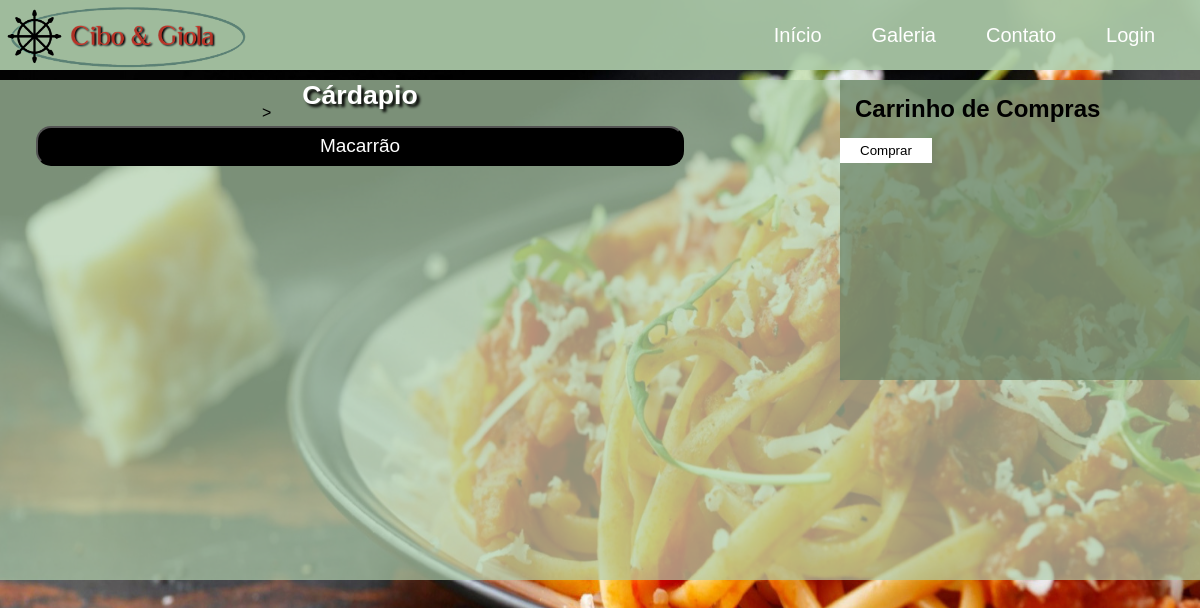
The page /CiboGiola/pages/produtosCli.php on the database as committed earlier.
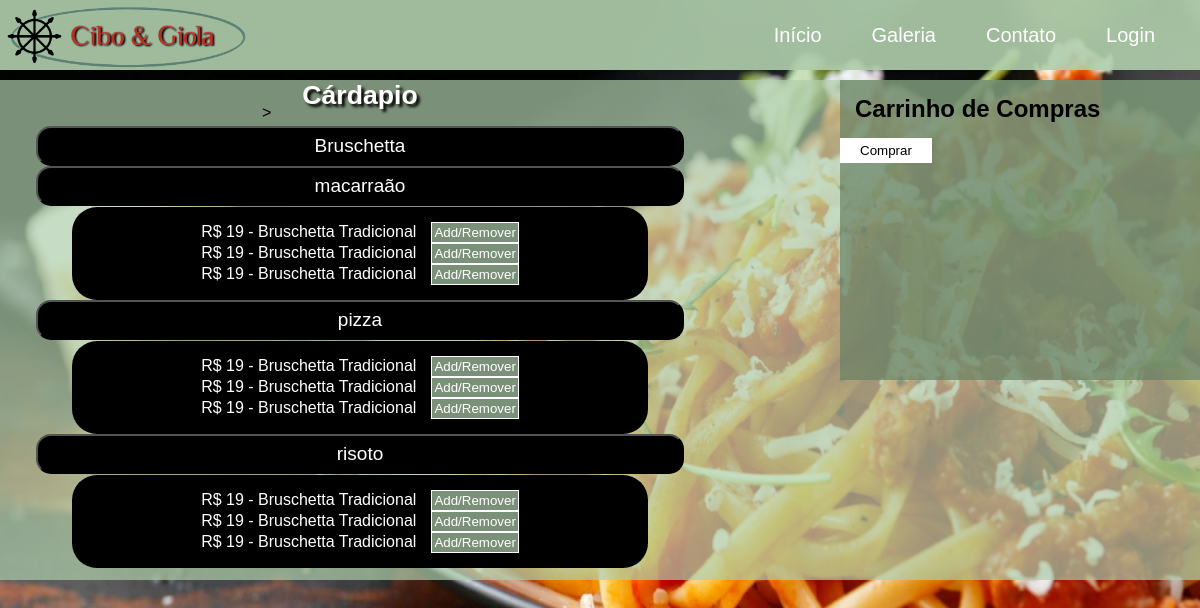
The same page on the database as committed later.
### tables this page shows
CREATE TABLE IF NOT EXISTS `tb_produtos` (
  `codProd` int(11) NOT NULL AUTO_INCREMENT,
  `imagem` varchar(150) NOT NULL,
  `nomePrato` varchar(30) NOT NULL,
  `tipo` varchar(15) NOT NULL,
  `subcategoria` varchar(15) NOT NULL,
  `descricao` varchar(600) NOT NULL,
  `tempoPreparo` varchar(5) NOT NULL,
  `valorPrato` varchar(5) NOT NULL,
  PRIMARY KEY (`codProd`)
);

### CiboGiola/pages/produtosCli.php (the view, shortened to what this page needs)
<!DOCTYPE html>
<html lang="en">
<head>
    <link rel="stylesheet" href="..\style\estilo.css">
</head>
<body>
<?php include('navbar.php'); ?>
<div class="fundoProduto">
    <div class="categoria">
        <h3>Cárdapio</h3>
     <nav class="lista">
        <nav class="lista">
<?php
require('connect.php');
$subcategorias = mysqli_query($con, "Select * from `tb_produtos` GROUP BY subcategoria ORDER BY subcategoria ");
$produto = mysqli_query($con, "Select * from `tb_produtos` ");
while($produtos = mysqli_fetch_array($produto)){
    while($subcategoria = mysqli_fetch_array($subcategorias)){
        echo "<button onclick=viewsub2()>$subcategoria[subcategoria]</button>";
        echo "<div id=subcategoria2 class=subcategoria>";
        echo "<ul>";
        echo "<li>R$ $produtos[valorPrato]  -  $produtos[nomePrato]<button type=button onclick=addBrusctra()>Add/Remover</button></li>";
        echo "<li>R$ $produtos[valorPrato]  -  $produtos[nomePrato]<button type=button onclick=addBrusctra()>Add/Remover</button></li>";
        echo "<li>R$ $produtos[valorPrato]  -  $produtos[nomePrato]<button type=button onclick=addBrusctra()>Add/Remover</button></li>";
        echo "</ul>";
        echo" </div>  ";
    }
}
?>
</nav>
</div>
    <nav class="carrinho">
        <h2>Carrinho de Compras</h2>
        <button type="button" class="btnComprar" onclick="login()">Comprar</button>
    </nav>
</div>
</body>
</html>

### CiboGiola/pages/navbar.php (shortened to what this page needs)
<link rel="stylesheet" href="..\style\navbar.css">
<nav class="barramenu">
        <div class="logo">
            <img src="../Imgs/LogoG&C.png" alt="Logo">>
        </div>
        <ul class="nav-links">
            <a href="inicio.php"><li class="item">Início</li></a>
            <a href="galeria.php" ><li class="item">Galeria</li></a>
            <a href="contato.php"><li class="item">Contato</li></a>
            <li class="item"><button type="button" class="btnlogin" onclick="login()">Login</button></li>
        </ul>
        </nav>

### CiboGiola/style/estilo.css (style rules this page uses)
* { margin: 0; padding: 0; font-family: sans-serif; box-sizing: border-box; }
body { background-image: url("../Imgs/fundoMacarrao.jpg"); background-repeat: no-repeat; background-size: 100vw 100vh; background-position: top; background-attachment: fixed; }
h2 { margin: 15px; }
h3 { color: white; text-shadow: 3px 3px 3px black; font-size: 20pt; }
.fundoProduto { margin-top: 10px; background-color: rgba(175, 206, 172, 0.7); display: flex; justify-content: space-between; }
.categoria { width: 60%; height: 500px; text-align: center; }
.categoria > h3 { margin-bottom: 15px; }
.lista { width: 100%; display: flex; justify-content: center; flex-direction: row; flex-wrap: wrap; margin-bottom: 10px; }
.lista > button { font-size: 19px; color: white; background: black; width: 90%; height: 40px; border-radius: 15px; }
.subcategoria { color: white; background: black; width: 80%; border-radius: 25px; margin-top: 1px; padding: 15px; }
.subcategoria button, #btnCar { margin-left: 15px; background: rgba(175, 206, 172, 0.7); color: white; border: 1px solid white; padding: 2px; }
.carrinho { background: rgba(103, 129, 100, 0.7); width: 30%; height: 300px; }
.btnComprar { background: white; border: white; padding: 5px 20px; cursor: pointer; }
button { cursor: pointer; }

### CiboGiola/style/navbar.css (style rules this page uses)
.barramenu { background-color: rgba(175, 206, 172, 0.911); display: flex; justify-content: space-between; align-items: center; height: 70px; }
.item { padding: 25px; }
a, li { text-decoration: none; list-style: none; }
.nav-links button { font-size: 20px; color: white; background: none; border: none; }
.nav-links { display: flex; width: 60%; justify-content: space-between; font-size: 20px; margin-right: 20px; }
.nav-links li { list-style-type: none; }
.nav-links a li { text-decoration: none; color: white; }
.btnlogin { cursor: pointer; }
.logo > img { margin-top: 3%; width: 35%; height: 10%; }

Rows that differ between the two databases and show on the page:
changed tb_produtos: subcategoria "Macarrão" → "Bruschetta"
added tb_produtos: subcategoria "macarraão", $produtos[valorPrato] "19", $produtos[nomePrato] "Bruschetta Tradicional"
added tb_produtos: subcategoria "pizza", $produtos[valorPrato] "19", $produtos[nomePrato] "Bruschetta Tradicional"
added tb_produtos: subcategoria "risoto", $produtos[valorPrato] "19", $produtos[nomePrato] "Bruschetta Tradicional"
